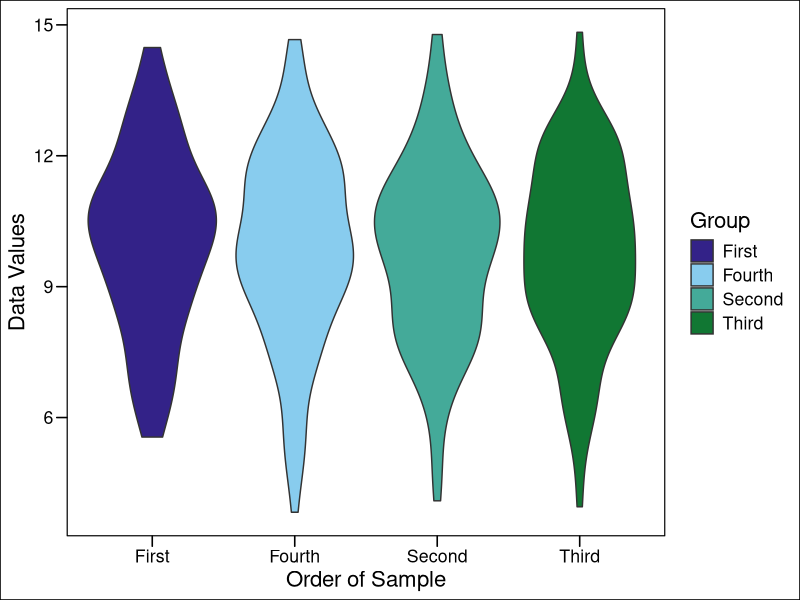

Here is the R script that generated this plot: (Note: this script raises an error after producing the figure.)
## ---- chunk 1
options(tidyverse.quiet = TRUE)
## ---- chunk 2
df <- data.frame(
  num_ex = sample(c(1,2,3,4), replace = TRUE, 50),
  log_ex = sample(c(TRUE, FALSE), replace = TRUE, 50),
  chr_ex = sample(c("hehe", "haha"), replace = TRUE, 50)
)
str(df)
## ---- chunk 3
library(tidyverse)

df_fac <- df %>% 
  dplyr::mutate(
    num_ex = as.factor(num_ex),
    log_ex = as.factor(log_ex),
    chr_ex = as.factor(chr_ex)
  )
str(df_fac)
## ---- chunk 4
df_both <- df %>% 
  dplyr::mutate(
    num_ex_fac = as.factor(num_ex),
    log_ex_fac = as.factor(log_ex),
    chr_ex_fac = as.factor(chr_ex)
  )
str(df_both)
## ---- chunk 5
group <- sample(c("First", "Second", "Third", "Fourth"), 500, replace = TRUE)
vals <- rnorm(500, mean = 10, sd = 2)
df <- data.frame(group = as.factor(group), vals)
## ---- chunk 6
levels(df$group)
## ---- chunk 7
library(ggthemes)
ggplot(data = df) +
  geom_violin(aes(x = group, y = vals, fill = group)) +
  theme_base() +
  labs(x = "Order of Sample", y = "Data Values") +
  scale_fill_manual("Group", values = c("#332288", "#88CCEE",
                                          "#44AA99", "#117733"))
## ---- chunk 8
library(forcats)
df$group <- forcats::fct_relevel(
  df$group, levels = c("First", "Second", "Third", "Fourth")
  )
# now we can use the base R function `levels()` to check if the order is what
# we want it to be
levels(df$group)

## ---- chunk 9
ggplot(data = df) +
  geom_violin(aes(x = group, y = vals, fill = group)) +
  theme_base() +
  labs(x = "Order of Sample", y = "Data Values") +
  scale_fill_manual("Group", values = c("#332288", "#88CCEE",
                                          "#44AA99", "#117733"))
## ---- chunk 10
group <- factor(sample(c("4", "5", "Six", "7"), size = 500, replace = TRUE))
vals <- rnorm(500, mean = 2, sd = 2.5)
df <- data.frame(group, vals)
# let's look at the levels of our `group` column
levels(df$group)
## ---- chunk 11
df <- df %>% 
  dplyr::mutate(
    group = recode(
      # first argument is the data object
      group, 
      # next argument is the level we want to replace
      "Six" = "6")
  )
## ---- chunk 12
levels(df$group)
## ---- chunk 13
df <- df %>% 
  dplyr::mutate(
    group = forcats::fct_relevel(group, c("4", "5", "6", "7"))
  )
levels(df$group)
## ---- chunk 14
df$group2 <- factor(sample(c("first", "second", "last"), size = 500, 
                    replace = TRUE))

# show the levels
levels(df$group2)
## ---- chunk 15
df <- df %>% 
  dplyr::mutate(
    # specifying which factor level we want ("last") and the position 
    # (`after = `) will determine where the factor gets put. `after = Inf` puts
    # that level at the end
    group2 = forcats::fct_relevel(group2, "last", after = Inf)
  )

# double check
levels(df$group2)
